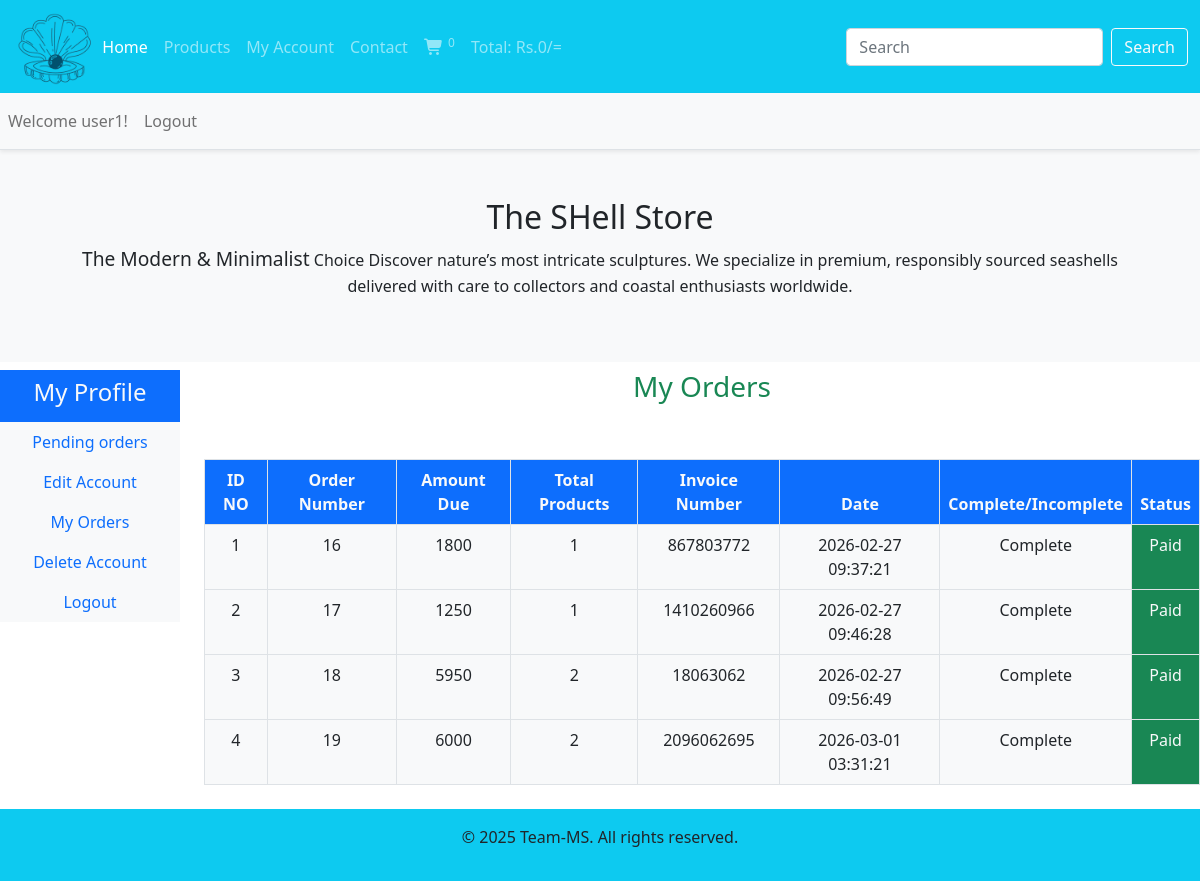
The page /user/profile.php?my_orders (signed in) on the database its author committed.
### tables this page shows
CREATE TABLE `user_orders` (
  `order_id` int(11) NOT NULL,
  `user_id` int(11) NOT NULL,
  `amount_due` int(255) NOT NULL,
  `invoice_number` int(255) NOT NULL,
  `total_products` int(255) NOT NULL,
  `order_date` timestamp NOT NULL DEFAULT current_timestamp() ON UPDATE current_timestamp(),
  `order_status` varchar(255) NOT NULL
);

### user/user_order.php (the view, shortened to what this page needs)
<!DOCTYPE html>
<html lang="en">
<head>
</head>
<body>
    <?php
    $username=$_SESSION['username'];
    $get_user="SELECT * FROM `user_table` WHERE
    username='$username'";
    $result=mysqli_query($con,$get_user);
    $row_fetch=mysqli_fetch_assoc($result);
    $user_id=$row_fetch['user_id'];
    ?>
    <h3 class="text-success">My Orders</h3>
<div class="table-responsive"> <table class="table table-bordered mt-5 text-center">        <thead class="bg-primary text-light">
        <tr>
            <th >ID NO</th>
            <th >Order Number</th>
            <th >Amount Due</th>
            <th >Total Products</th>
            <th >Invoice Number</th>
            <th >Date</th>
            <th >Complete/Incomplete</th>
            <th >Status</th>
        </tr>
        </thead>
        <tbody class="bg-light">
        <?php
        $get_order_details="SELECT * FROM `user_orders`
        WHERE user_id=$user_id";
            $result_order=mysqli_query($con,$get_order_details);
            $number=1;
            while($row_orders=mysqli_fetch_assoc($result_order)){
                $order_id=$row_orders['order_id'];
                $amount_due=$row_orders['amount_due'];
                $total_products=$row_orders['total_products'];
                $invoice_number=$row_orders['invoice_number'];
                $order_status=$row_orders['order_status'];
                if($order_status=='pending'){
                    $order_status='Incomplete';
                }else{
                    $order_status='Complete';
                }
                $order_date=$row_orders['order_date'];
                echo "
            <tr>
                <td>$number</td>
                <td>$order_id</td>
                <td>$amount_due</td>
                <td>$total_products</td>
                <td>$invoice_number</td>
                <td>$order_date</td>
                <td>$order_status</td>";
                ?>
                <?php
                if($order_status=='Complete'){
                    echo "<td class='bg-success text-light'>Paid</td>";
                }else{
                    echo "<td><a href='confirm_payment.php?order_id=$order_id' >Confirm</a></td>
            </tr>";
                }
                $number++;
            }
            ?>
        </tbody>
    </table>
</body>
</html>

### css/style.css (style rules this page uses)
* { margin: 0; padding: 0; box-sizing: border-box; }

### rows shown on the page
user_orders: order_id "16", amount_due "1800", total_products "1", invoice_number "867803772", order_date "2026-02-27 09:37:21", order_status "Complete", shows "Paid"
user_orders: order_id "17", amount_due "1250", total_products "1", invoice_number "1410260966", order_date "2026-02-27 09:46:28", order_status "Complete", shows "Paid"
user_orders: order_id "18", amount_due "5950", total_products "2", invoice_number "18063062", order_date "2026-02-27 09:56:49", order_status "Complete", shows "Paid"
user_orders: order_id "19", amount_due "6000", total_products "2", invoice_number "2096062695", order_date "2026-03-01 03:31:21", order_status "Complete", shows "Paid"

### other values the page prints
$count_cart_items "0"
$total "0"
$_SESSION['username'] "user1"
